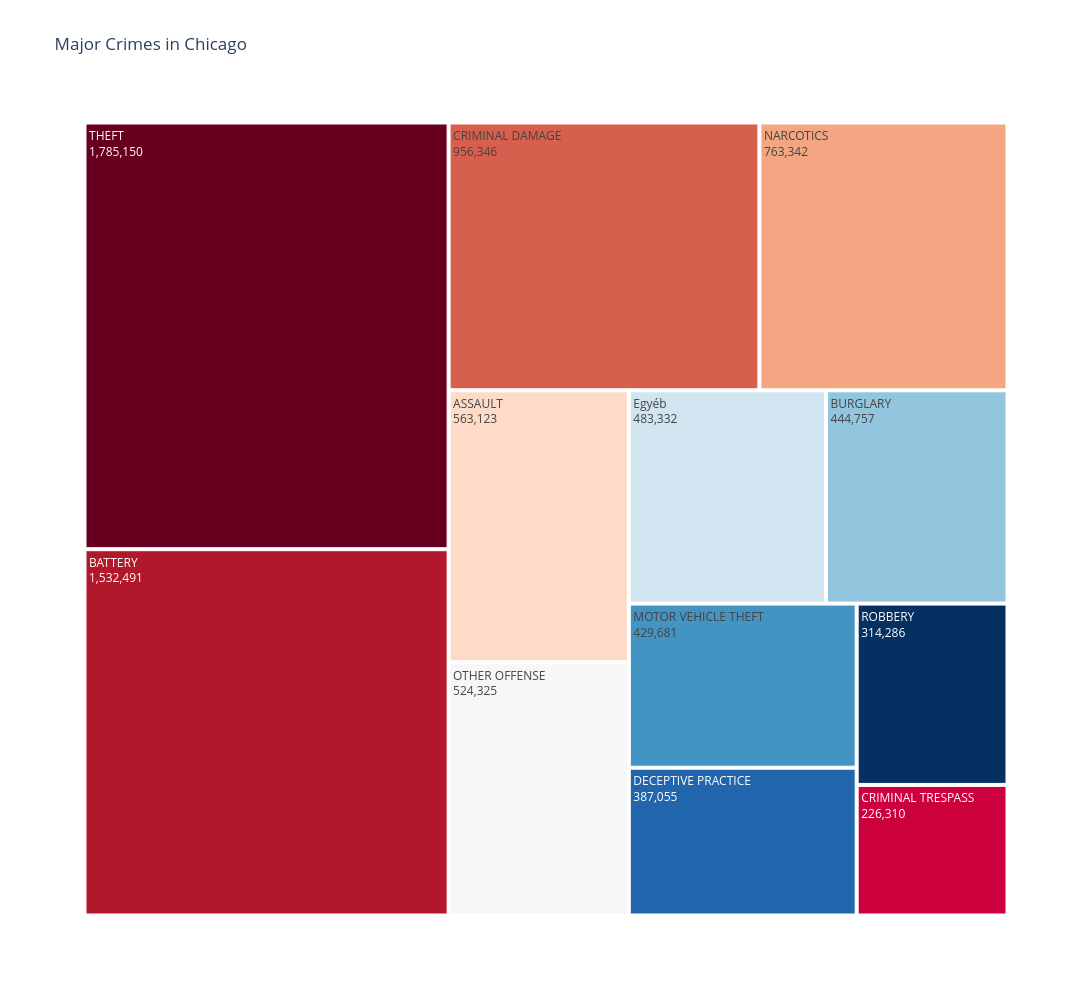

The code cell stored with this chart in its notebook:
### Code cell
tmp = treemap_with_other(categories, 'Primary Type', 'values')
treemap(tmp,'Major Crimes in Chicago',['Primary Type'],'values')
#save it as svg file
fig = px.treemap(tmp, path=['Primary Type'], values='values',
                 title='Major Crimes in Chicago', color_discrete_sequence=px.colors.sequential.RdBu)
fig.data[0].textinfo = 'label+text+value'
fig.update_layout( title=None,
    margin=dict(t=0, l=0, r=0, b=0)
)
fig.write_image("docs/Szakdolgozat docs/Images/EDA/major_crimes_chicago.svg", scale=3)

### Figure 1 — Plotly figure (JSON) as saved in the notebook; plotly's stock layout.template omitted (floating-point values rounded to 4 significant figures)
{"data": [{"branchvalues": "total", "domain": {"x": [0.0, 1.0], "y": [0.0, 1.0]}, "hovertemplate": "labels=%{label}<br>value=%{value}<br>parent=%{parent}<br>id=%{id}<extra></extra>", "ids": ["ASSAULT", "BATTERY", "BURGLARY", "CRIMINAL DAMAGE", "CRIMINAL TRESPASS", "DECEPTIVE PRACTICE", "Egyéb", "MOTOR VEHICLE THEFT", "NARCOTICS", "OTHER OFFENSE", "ROBBERY", "THEFT"], "labels": ["ASSAULT", "BATTERY", "BURGLARY", "CRIMINAL DAMAGE", "CRIMINAL TRESPASS", "DECEPTIVE PRACTICE", "Egyéb", "MOTOR VEHICLE THEFT", "NARCOTICS", "OTHER OFFENSE", "ROBBERY", "THEFT"], "name": "", "parents": ["", "", "", "", "", "", "", "", "", "", "", ""], "values": [563100.0, 1532000.0, 444800.0, 956300.0, 226300.0, 387100.0, 483300.0, 429700.0, 763300.0, 524300.0, 314300.0, 1785000.0], "type": "treemap", "textinfo": "label+text+value"}], "layout": {"legend": {"tracegroupgap": 0}, "title": {"text": "Major Crimes in Chicago"}, "treemapcolorway": ["rgb(103,0,31)", "rgb(178,24,43)", "rgb(214,96,77)", "rgb(244,165,130)", "rgb(253,219,199)", "rgb(247,247,247)", "rgb(209,229,240)", "rgb(146,197,222)", "rgb(67,147,195)", "rgb(33,102,172)", "rgb(5,48,97)"], "height": 1000, "width": 1500}}
